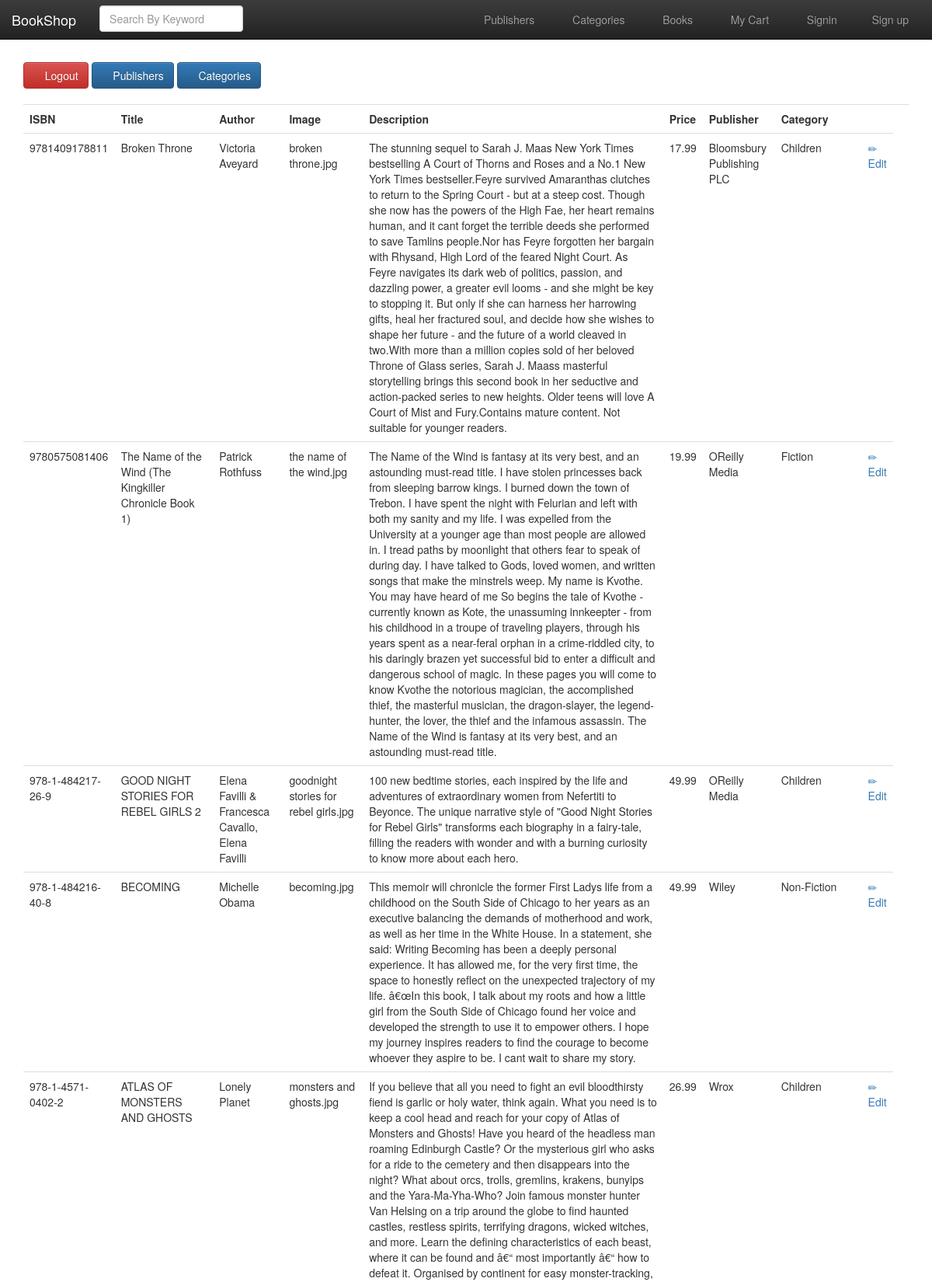
/admin_book.php (signed in, upper part), run on the app's committed database.
### tables this page shows
CREATE TABLE `books` (
  `book_isbn` varchar(20) NOT NULL,
  `book_title` varchar(60) DEFAULT NULL,
  `book_author` varchar(60) DEFAULT NULL,
  `book_image` varchar(40) DEFAULT NULL,
  `book_descr` longtext DEFAULT NULL,
  `book_price` decimal(6,2) NOT NULL,
  `publisherid` int(10) UNSIGNED NOT NULL,
  `categoryid` int(10) DEFAULT NULL
);

CREATE TABLE `publisher` (
  `publisherid` int(10) UNSIGNED NOT NULL,
  `publisher_name` varchar(60) NOT NULL
);

CREATE TABLE `category` (
  `categoryid` int(10) NOT NULL,
  `category_name` varchar(60) NOT NULL
);

### functions/database_functions.php (called while the page is built, shortened)
<?php
if (!function_exists("getPubName")){
	function getPubName($conn, $pubid){
		$query = "SELECT publisher_name FROM publisher WHERE publisherid = '$pubid'";
		$result = mysqli_query($conn, $query);
		$row = mysqli_fetch_assoc($result);
		return $row['publisher_name'];
	}
}
if (!function_exists("getCatName")){
	function getCatName($conn, $catid){
		$query = "SELECT category_name FROM category WHERE categoryid = '$catid'";
		$result = mysqli_query($conn, $query);
		$row = mysqli_fetch_assoc($result);
		return $row['category_name'];
	}
}
if (!function_exists("getAll")){
	function getAll($conn){
		$query = "SELECT * from books ORDER BY book_isbn DESC";
		$result = mysqli_query($conn, $query);
		return $result;
	}
}
?>

### admin_book.php (the view, shortened to what this page needs)
<?php
	require_once "./template/header.php";
	require_once "./functions/database_functions.php";
	$conn = db_connect();
	$result = getAll($conn);
?>
	<div>
	<a href="admin_signout.php" class="btn btn-danger"><span class="glyphicon glyphicon-off"></span>&nbsp;Logout</a>
	<a href="admin_publishers.php" class="btn btn-primary"><span class="glyphicon glyphicon-paperclip"></span>&nbsp;Publishers</a>
	<a href="admin_categories.php" class="btn btn-primary"><span class="glyphicon glyphicon-list-alt"></span>&nbsp;Categories</a>
	</div>
	<table class="table" style="margin-top: 20px">
		<tr>
			<th>ISBN</th>
			<th>Title</th>
			<th>Author</th>
			<th>Image</th>
			<th>Description</th>
			<th>Price</th>
			<th>Publisher</th>
			<th>Category</th>
			<th>&nbsp;</th>
			<th>&nbsp;</th>
		</tr>
		<?php while($row = mysqli_fetch_assoc($result)){ ?>
		<tr>
			<td><?php echo $row['book_isbn']; ?></td>
			<td><?php echo $row['book_title']; ?></td>
			<td><?php echo $row['book_author']; ?></td>
			<td><?php echo $row['book_image']; ?></td>
			<td><?php echo $row['book_descr']; ?></td>
			<td><?php echo $row['book_price']; ?></td>
			<td><?php echo getPubName($conn, $row['publisherid']); ?></td>
			<td><?php echo getCatName($conn, $row['categoryid']); ?></td>
			<?php
				if( isset($_SESSION['expert']) && $_SESSION['expert']==true){
					echo '<td><a href="admin_edit.php?bookisbn=';
					echo $row['book_isbn'];
					echo'"><span class="glyphicon glyphicon-pencil"></span>Edit</a></td>';
				}else if (isset($_SESSION['manager']) && $_SESSION['manager']==true){
					echo '<td><a href="admin_delete.php?bookisbn=';
					echo $row['book_isbn'];
					echo '"><span class="glyphicon glyphicon-trash"></span>Delete</a></td>';
				}
			?>
		</tr>
		<?php } ?>
	</table>
<?php
	require_once "./template/footer.php";
?>

### data on the page
books: book_isbn "9781409178811", book_title "Broken Throne", book_author "Victoria Aveyard", book_image "broken throne.jpg", book_descr "The stunning sequel to Sarah J. Maas New York Times bestselling A Court of Thorns and Roses and a No.1 New York Times bestseller.Feyre survived Amaranthas clutches to return to the Spring Court - but at a steep cost. Though she now has the powers of the High Fae, her heart remains human, and it cant forget the terrible deeds she performed to save Tamlins people.Nor has Feyre forgotten her bargain with Rhysand, High Lord of the feared Night Court. As Feyre navigates its dark web of politics, passion, and dazzling power, a greater evil looms - and she might be key to stopping it. But only if she can harness her harrowing gifts, heal her fractured soul, and decide how she wishes to shape her…", book_price "17.99", publisherid.publisher_name "Bloomsbury Publishing PLC", categoryid.category_name "Children"
books: book_isbn "9780575081406", book_title "The Name of the Wind (The Kingkiller Chronicle Book 1)", book_author "Patrick Rothfuss", book_image "the name of the wind.jpg", book_descr "The Name of the Wind is fantasy at its very best, and an astounding must-read title. I have stolen princesses back from sleeping barrow kings. I burned down the town of Trebon. I have spent the night with Felurian and left with both my sanity and my life. I was expelled from the University at a younger age than most people are allowed in. I tread paths by moonlight that others fear to speak of during day. I have talked to Gods, loved women, and written songs that make the minstrels weep. My name is Kvothe. You may have heard of me So begins the tale of Kvothe - currently known as Kote, the unassuming innkeepter - from his childhood in a troupe of traveling players, through his years spent…", book_price "19.99", publisherid.publisher_name "OReilly Media", categoryid.category_name "Fiction"
books: book_isbn "978-1-484217-26-9", book_title "GOOD NIGHT STORIES FOR REBEL GIRLS 2", book_author "Elena Favilli & Francesca Cavallo, Elena Favilli", book_image "goodnight stories for rebel girls.jpg", book_descr "100 new bedtime stories, each inspired by the life and adventures of extraordinary women from Nefertiti to Beyonce. The unique narrative style of \"Good Night Stories for Rebel Girls\" transforms each biography in a fairy-tale, filling the readers with wonder and with a burning curiosity to know more about each hero.", book_price "49.99", publisherid.publisher_name "OReilly Media", categoryid.category_name "Children"
books: book_isbn "978-1-484216-40-8", book_title "BECOMING", book_author "Michelle Obama", book_image "becoming.jpg", book_descr "This memoir will chronicle the former First Ladys life from a childhood on the South Side of Chicago to her years as an executive balancing the demands of motherhood and work, as well as her time in the White House. In a statement, she said: Writing Becoming has been a deeply personal experience. It has allowed me, for the very first time, the space to honestly reflect on the unexpected trajectory of my life. â€œIn this book, I talk about my roots and how a little girl from the South Side of Chicago found her voice and developed the strength to use it to empower others. I hope my journey inspires readers to find the courage to become whoever they aspire to be. I cant wait to share my story.", book_price "49.99", publisherid.publisher_name "Wiley", categoryid.category_name "Non-Fiction"
books: book_isbn "978-1-4571-0402-2", book_title "ATLAS OF MONSTERS AND GHOSTS", book_author "Lonely Planet", book_image "monsters and ghosts.jpg", book_price "26.99", publisherid.publisher_name "Wrox", categoryid.category_name "Children"
